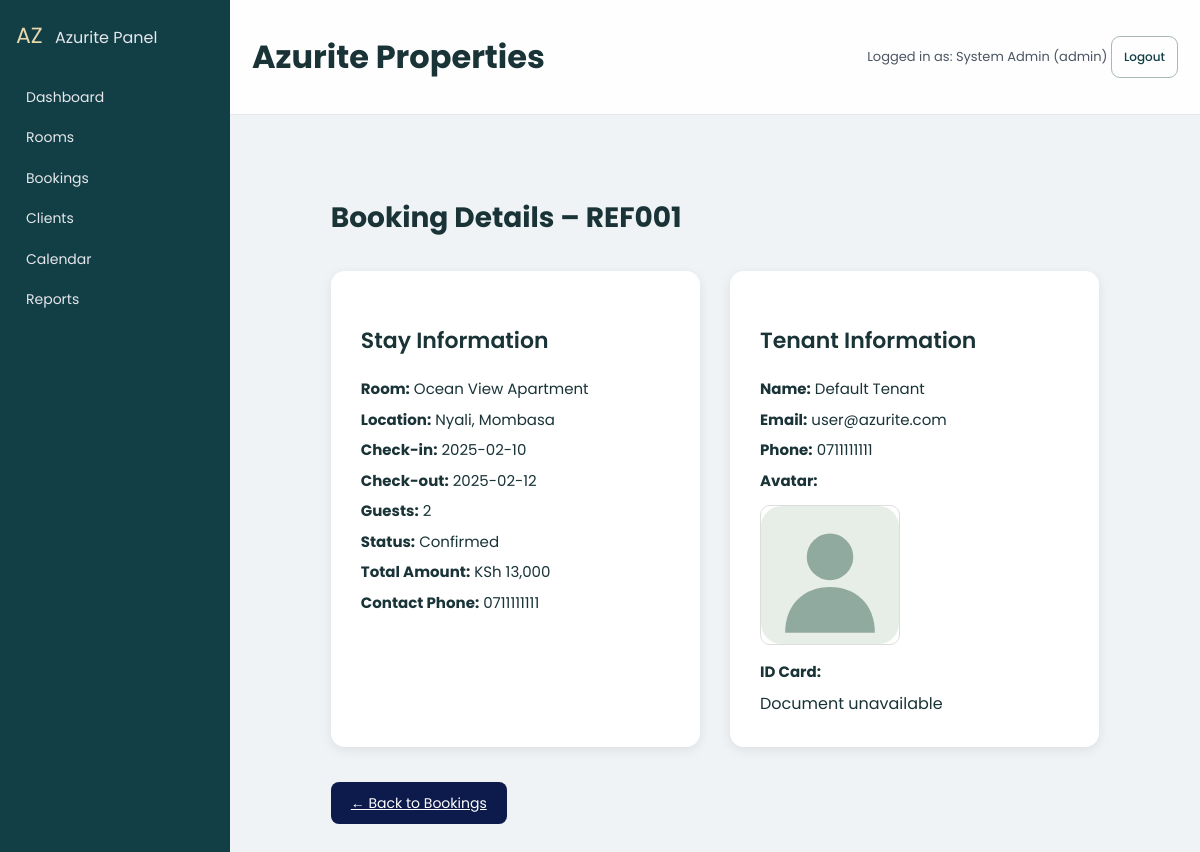
The page /public/admin/booking_view.php?id=1 (signed in) on the database its author committed.
### tables this page shows
CREATE TABLE bookings (
  id INT AUTO_INCREMENT PRIMARY KEY,
  ref_code VARCHAR(40) NOT NULL,
  room_id INT NOT NULL,
  tenant_id INT NOT NULL,
  contact_phone VARCHAR(30) NOT NULL,
  checkin_date DATE NOT NULL,
  checkout_date DATE NOT NULL,
  guests INT NOT NULL DEFAULT 1,
  location_text VARCHAR(150),
  status ENUM('Pending','Approved','Declined','Confirmed','CheckedIn','Completed','Cancelled') NOT NULL DEFAULT 'Pending',
  total_amount_ksh DECIMAL(10,2) NOT NULL DEFAULT 0,
  created_at DATETIME DEFAULT CURRENT_TIMESTAMP,
  FOREIGN KEY (room_id) REFERENCES rooms(id),
  FOREIGN KEY (tenant_id) REFERENCES users(id)
);

CREATE TABLE rooms (
  id INT AUTO_INCREMENT PRIMARY KEY,
  category_id INT NULL,
  owner_id INT NULL,
  name VARCHAR(150) NOT NULL,
  price_ksh DECIMAL(10,2) NOT NULL,
  cover_image VARCHAR(255),
  location_text VARCHAR(150),
  description TEXT,
  is_active TINYINT(1) NOT NULL DEFAULT 1,
  created_at DATETIME DEFAULT CURRENT_TIMESTAMP,
  FOREIGN KEY (category_id) REFERENCES room_categories(id),
  FOREIGN KEY (owner_id) REFERENCES users(id)
);

CREATE TABLE users (
  id INT AUTO_INCREMENT PRIMARY KEY,
  full_name VARCHAR(150) NOT NULL,
  username VARCHAR(80) NOT NULL UNIQUE,
  email VARCHAR(150) NOT NULL UNIQUE,
  phone VARCHAR(30),
  password_md5 VARCHAR(255) NOT NULL,
  role ENUM('admin','host','tenant') NOT NULL DEFAULT 'tenant',
  id_card_path VARCHAR(255),
  avatar_path VARCHAR(255),
  is_active TINYINT(1) NOT NULL DEFAULT 1,
  created_at DATETIME DEFAULT CURRENT_TIMESTAMP
);

### includes/helpers.php (called while the page is built, shortened)
<?php
function e($str) {
    return htmlspecialchars((string)($str ?? ''), ENT_QUOTES | ENT_SUBSTITUTE, 'UTF-8');
}

### public/admin/booking_view.php (the view, shortened to what this page needs)
<?php
require_once "../../includes/db.php";
require_once "../../includes/helpers.php";
$bookingId = $_GET['id'] ?? 0;
$stmt = $pdo->prepare("
    SELECT
        b.*,
        r.name AS room_name, r.location_text, r.price_ksh,
        u.full_name, u.email, u.phone, u.avatar_path, u.id_card_path
    FROM bookings b
    JOIN rooms r ON r.id = b.room_id
    JOIN users u ON u.id = b.tenant_id
    WHERE b.id = ?
");
$stmt->execute([$bookingId]);
$booking = $stmt->fetch(PDO::FETCH_ASSOC);
include "../../includes/admin_header.php";
?>
<div class="booking-container">
    <h2 class="booking-title">
        Booking Details – <?php echo $booking['ref_code']; ?>
    </h2>
    <div class="booking-grid">
        <div class="booking-card">
            <h3>Stay Information</h3>
            <p><strong>Room:</strong> <?php echo e($booking['room_name']); ?></p>
            <p><strong>Location:</strong> <?php echo e($booking['location_text']); ?></p>
            <p><strong>Check-in:</strong> <?php echo e($booking['checkin_date']); ?></p>
            <p><strong>Check-out:</strong> <?php echo e($booking['checkout_date']); ?></p>
            <p><strong>Guests:</strong> <?php echo e($booking['guests']); ?></p>
            <p><strong>Status:</strong> <?php echo e($booking['status']); ?></p>
            <p><strong>Total Amount:</strong>
                KSh <?php echo number_format($booking['total_amount_ksh']); ?>
            </p>
            <p><strong>Contact Phone:</strong> <?php echo e($booking['contact_phone']); ?></p>
        </div>
        <div class="booking-card">
            <h3>Tenant Information</h3>
            <p><strong>Name:</strong> <?php echo e($booking['full_name']); ?></p>
            <p><strong>Email:</strong> <?php echo e($booking['email']); ?></p>
            <p><strong>Phone:</strong> <?php echo e($booking['phone']); ?></p>
            <p><strong>Avatar:</strong></p>
            <img
                src="/Azurite-Rental-System/public/uploads/avatars/<?php echo $booking['avatar_path'] ?: 'default.png'; ?>"
                class="booking-img"
            >
            <p><strong>ID Card:</strong></p>
        </div>
    </div>
    <a href="bookings.php" class="back-btn">← Back to Bookings</a>
</div>
<?php include "../../includes/admin_footer.php"; ?>

### public/assets/css/style.css (style rules this page uses)
body { font-family: "Poppins", sans-serif !important; color: #444444; width: 100%; height: calc(100%); overflow-x: hidden; background: #eff3f6 !important; }
a { color: #1977cc; }

### public/assets/css/modern.css (style rules this page uses)
:root { --az-primary:#0B1D3A; --az-primary-soft:#1C6DD0; --az-bg:#f5f7fb; --az-card-bg:#ffffff; --az-muted:#6b7280; --az-radius:18px; --az-shadow:0 18px 40px rgba(15,23,42,.18); }
body { font-family:'Poppins',system-ui,-apple-system,Segoe UI,Roboto,sans-serif; background:linear-gradient(135deg,#f5f7fb,#ecf2ff); color:#111827; }
.admin-body { background:linear-gradient(135deg,#e5ecff,#f8fafc); }

### public/assets/css/polish.css (style rules this page uses)
:root { --az-primary:#123f46; --az-primary-soft:#1d7377; --az-bg:#f7f8f4; --az-muted:#637373; --az-shadow:0 12px 30px #163b4010 }
* { box-sizing:border-box }
body { margin:0; background:#f7f8f4; color:#193337; font-family:Inter,Segoe UI,system-ui,sans-serif; line-height:1.6 }
img { max-width:100% }
a { color:#176d70 }
.admin-body { background:#f7f8f4 }

### public/admin/booking_view.php (style rules this page uses)
.booking-container { padding: 40px; }
.booking-title { font-size: 28px; font-weight: 700; margin-bottom: 30px; }
.booking-grid { display: grid; grid-template-columns: 1fr 1fr; gap: 30px; }
.booking-card { background: #ffffff; padding: 30px; border-radius: 14px; box-shadow: 0 3px 12px rgba(0,0,0,0.08); }
.booking-card h3 { font-size: 22px; font-weight: 600; margin-bottom: 20px; }
.booking-card p { margin: 8px 0; font-size: 15px; line-height: 1.5; }
.booking-img { width: 140px; border-radius: 10px; border: 1px solid #ddd; margin-top: 5px; }
.back-btn { padding: 10px 20px; background: #0d1b4c; color: #fff; border-radius: 8px; display: inline-block; margin-top: 35px; font-size: 14px; }

### rows shown on the page
bookings: ref_code "REF001", room.name "Ocean View Apartment", room.location_text "Nyali, Mombasa", checkin_date "2025-02-10", checkout_date "2025-02-12", guests "2", status "Confirmed", total_amount_ksh "13,000", contact_phone "0711111111", tenant.full_name "Default Tenant", tenant.email "user@azurite.com", tenant.phone "0711111111"

### other values the page prints
$admin['full_name'] "System Admin"
$admin['role'] "admin"
